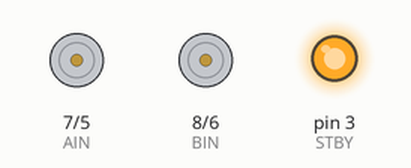
Bench run of a sketch on a simulated Arduino Uno, built with avr-gcc and run on an emulated ATmega328P. On the bench: direction and speed pins drawn as motors (green arrow = direction pin HIGH = forward, orange = LOW = backward, longer = more drive, stopped while the standby pin is LOW), output pins drawn as LEDs (lit = HIGH).

Above: at 0.2 s.
At 1.2 s:
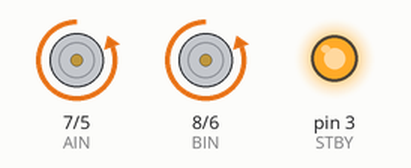
At 1.7 s:
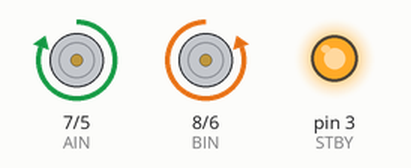
At 2.2 s:
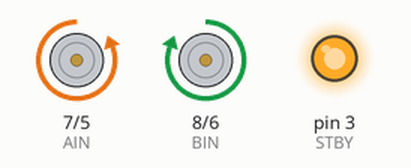
At 3.7 s:
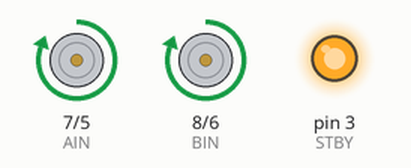
At 5.7 s:
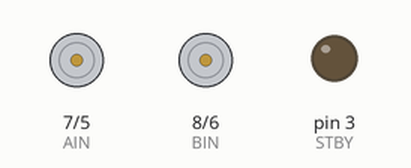
Timing chart, 0 to 6.9 s (numbered marks = the images above):
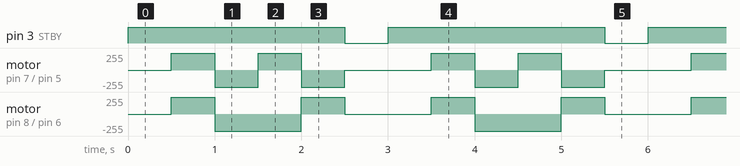

The sketch:

simple_car_movement.ino
```cpp
// define IO pin
// Needs motor driver module
#define PWMA 5    // Controls power to right motor
#define PWMB 6    // Controls power to left motor
#define AIN 7     // Controls direction of right motor, HIGH = FORWARD, LOW = REVERSE
#define BIN 8     // Controls direction of left motor, HIGH = FORWARD, LOW = REVERSE
#define STBY 3    // Place H-Bridge in standby if LOW, Run if HIGH

// Initialize the car
void setup() {
  pinMode(PWMA, OUTPUT);     // Set IO pin mode OUTPUT for right motor power
  pinMode(PWMB, OUTPUT);     // Set IO pin mode OUTPUT for left motor power
  pinMode(AIN, OUTPUT);      // Set IO pin mode OUTPUT for right motor direction
  pinMode(BIN, OUTPUT);      // Set IO pin mode OUTPUT for left motor direction
  pinMode(STBY, OUTPUT);     // Set IO pin mode OUTPUT for standby control
  digitalWrite(STBY, HIGH);  // Enable Motors to run
  digitalWrite(PWMA, LOW);   // Fully on for right motor
  digitalWrite(PWMB, LOW);   // Fully on for left motor
}

// Main loop
void loop() {
  delay(500);  // Wait 0.5 seconds before moving

  // Move forward for 0.5 seconds
  moveForward(500);

  // Move backward for 0.5 seconds
  moveBackward(500);

  // Turn clockwise for 0.5 seconds
  turnCounterClockwise(500);

  // Turn counterclockwise for 0.5 seconds
  turnClockwise(500);

  // Stop for 0.5 seconds
  stopTime(500);
}

// Move forward for a specified duration in milliseconds
void moveForward(int duration) {
  digitalWrite(AIN, HIGH);  // Set right motor direction to forward
  digitalWrite(BIN, HIGH);  // Set left motor direction to forward
  digitalWrite(PWMA, HIGH); // Power right motor to full speed
  digitalWrite(PWMB, HIGH); // Power left motor to full speed
  delay(duration);          // Move for the specified duration
  stopMotors();             // Stop motors after movement
}

// Move backward for a specified duration in milliseconds
void moveBackward(int duration) {
  digitalWrite(AIN, LOW);   // Set right motor direction to reverse
  digitalWrite(BIN, LOW);   // Set left motor direction to reverse
  digitalWrite(PWMA, HIGH); // Power right motor to full speed
  digitalWrite(PWMB, HIGH); // Power left motor to full speed
  delay(duration);          // Move for the specified duration
  stopMotors();             // Stop motors after movement
}

// Turn clockwise for a specified duration in milliseconds
void turnClockwise(int duration) {
  digitalWrite(AIN, LOW);  // Set right motor direction to reverse
  digitalWrite(BIN, HIGH);   // Set left motor direction to forward
  digitalWrite(PWMA, HIGH); // Power right motor to full speed
  digitalWrite(PWMB, HIGH); // Power left motor to full speed
  delay(duration);          // Turn for the specified duration
  stopMotors();             // Stop motors after movement
}

// Turn counterclockwise for a specified duration in milliseconds
void turnCounterClockwise(int duration) {
  digitalWrite(AIN, HIGH);   // Set right motor direction to forward
  digitalWrite(BIN, LOW);  // Set left motor direction to reverse
  digitalWrite(PWMA, HIGH); // Power right motor to full speed
  digitalWrite(PWMB, HIGH); // Power left motor to full speed
  delay(duration);          // Turn for the specified duration
  stopMotors();             // Stop motors after movement
}

// Stop the motors for a specified duration in milliseconds
void stopTime(int mS) {
  digitalWrite(STBY, LOW);  // Go into standby mode
  delay(mS);                // Wait for the specified time
  digitalWrite(STBY, HIGH); // Come out of standby mode
}

// Stop both motors
void stopMotors() {
  digitalWrite(PWMA, LOW);  // No power to right motor
  digitalWrite(PWMB, LOW);  // No power to left motor
}
```

Measured:
- by itself, pin 3 (STBY): alternates HIGH for 2.5 s and LOW for 0.50 s
- by itself, motor on pin 8 (BIN) / pin 6 (PWMB): repeats every 3.0 s: backward 255/255 1.0 s, forward 255/255 0.50 s, stopped 1.0 s, forward 255/255 0.50 s
- by itself, motor on pin 7 (AIN) / pin 5 (PWMA): repeats every 3.0 s: backward 255/255 0.50 s, forward 255/255 0.50 s, backward 255/255 0.50 s, stopped 1.0 s, forward 255/255 0.50 s
